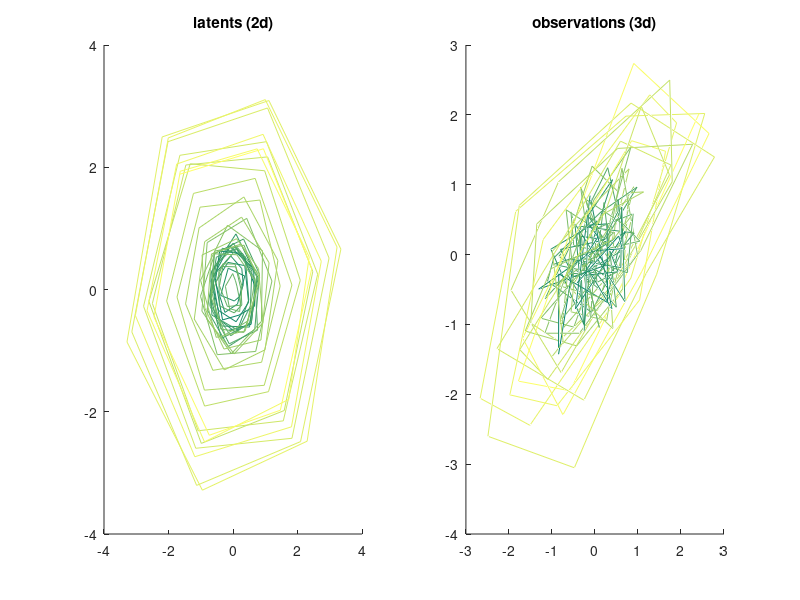

Here is the MATLAB script that generated this plot: (Note: this script raises an error after producing the figure.)
%% generate latents and observations

n = 200; % # trials
k = 2; % latent dimensionality
p = 3; % observation dimensionality
rng(1334); % set rand seed

% generate latent dynamics

th = pi/3;
B = [cos(th) -sin(th); sin(th) cos(th)] - eye(k); % B is dynamics matrix

% confirm that B has stable cycles (src: https://goo.gl/3ghNTx)
assert(all([trace(B) < 0; det(B) > 0]));

nse = 0.1*randn(n,k);
Z = nan(n,k);
Z(1,:) = randn(1,k); % random starting point
for ii = 2:n
    Z(ii,:) = (B + eye(k))*Z(ii-1,:)' + nse(ii,:)';
end
Z = bsxfun(@plus, Z, -mean(Z)); % mean center

% generate observations
A0 = rand(p,k);
[A,s,v] = svd(A0, 'econ'); % A is observation matrix
obs_nse = 0.4*randn(n,p);
X = Z*A' + obs_nse;
X = bsxfun(@plus, X, -mean(X)); % mean center

%% plot

figure; set(gcf, 'color', 'w');
clrs = summer(n); % color code for time

% plot latents
subplot(1,2,1); hold on;
for ii = 2:n
    plot(Z(ii-1:ii,1), Z(ii-1:ii,2), '-', 'Color', clrs(ii,:));
end
title(['latents (' num2str(k) 'd)']);

% plot observations
subplot(1,2,2); hold on;
for ii = 2:n
    plot3(X(ii-1:ii,1), X(ii-1:ii,2), X(ii-1:ii,3), '-', ...
        'Color', clrs(ii,:));
end
title(['observations (' num2str(p) 'd)']);

%% solve

X1 = X(1:end-1,:);
X2 = diff(X);
lambda = 1;

% objective: minimize reconstruction error of observations
%   and fit of dynamics for latents (Z = XA)
objDimRed = @(Ah) norm(X - X*(Ah*Ah'), 'fro');
objRotDyn = @(Ah,Bh) norm(X2*Ah - X1*Ah*Bh, 'fro');
curobj = @(Ah,Bh) objDimRed(Ah) + lambda*objRotDyn(Ah,Bh);

[~,~,Ah] = svd(X1, 'econ');
Ah = Ah(:,1:2); %  initialize with PCA solution

maxiters = 100;
vs = nan(maxiters,3); % objective, and its terms
angs = nan(maxiters,2); % subspace angle between truth and estimate
for ii = 1:maxiters
    Bh = minB(X1, X2, Ah);
    Ch = minC(X1, X2, Bh, Ah);
    Ah = minA(X1, Ch);
    vs(ii,:) = [curobj(Ah,Bh) objDimRed(Ah) objRotDyn(Ah, Bh)];
    angs(ii,:) = [rad2deg(subspace(B,Bh)) rad2deg(subspace(A, Ah))];
end

%% view objective values

nd = size(vs,2) + size(angs,2);
ncols = floor(sqrt(nd)); nrows = ceil(nd / ncols);

% total objective, reconstruction error, and fit of latent dynamics
figure; set(gcf, 'color', 'w');
for ii = 1:size(vs,2)
    subplot(nrows, ncols, ii);
    plot(vs(:,ii));    
    xlabel('iter #'); ylabel('objective value'); box off;
end

% angle between A and Ah, and B and Bh
for ii = 1:size(angs,2)
    subplot(nrows, ncols, ii+size(vs,2));
    plot(angs(:,ii));    
    xlabel('iter #'); ylabel('angular error in subspace estimate');
    box off;
    ylim([0 90]);
    set(gca, 'YTick', 0:30:90);
    set(gca, 'YTickLabel', arrayfun(@num2str, 0:30:90, 'uni', 0));
end
